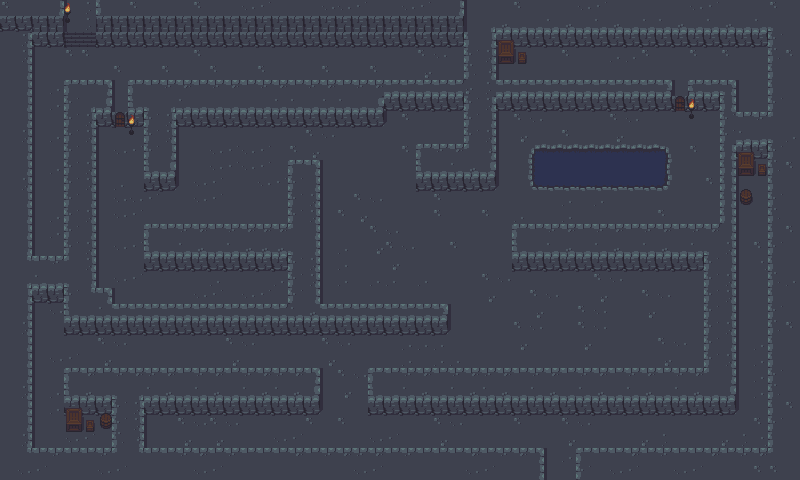

Rendered tile map (Tiled .tmx) drawn with the repository's tilesets; below, a short description and the map source with its tile grids summarised:
An orthogonal 50x30 tile map with 16x16 px tiles, 3 tile layers (Background, Walls, Ornamental), 2 tilesets.

<map version="1.0" orientation="orthogonal" renderorder="right-down" width="50" height="30" tilewidth="16" tileheight="16" nextobjectid="7">
 <tileset firstgid="1" name="dungeon_tiles_0" tilewidth="16" tileheight="16">
  <image source="dungeon_tiles_0.png" width="368" height="384" />
  <tile id="148">
   <properties>
    <property name="blocked" value="" />
   </properties>
  </tile>
  <tile id="149">
   <properties>
    <property name="blocked" value="" />
   </properties>
  </tile>
  <tile id="150">
   <properties>
    <property name="blocked" value="" />
   </properties>
  </tile>
  <tile id="171">
   <properties>
    <property name="blocked" value="" />
   </properties>
  </tile>
  <tile id="172">
   <properties>
    <property name="blocked" value="" />
   </properties>
  </tile>
  <tile id="173">
   <properties>
    <property name="blocked" value="" />
   </properties>
  </tile>
  <tile id="174">
   <properties>
    <property name="blocked" value="" />
   </properties>
  </tile>
 </tileset>
 <tileset firstgid="553" name="dungeon_tiles_compact_and_varied" tilewidth="16" tileheight="16">
  <image source="dungeon_tiles_compact_and_varied.png" width="336" height="104" />
  <tile id="0">
   <properties>
    <property name="blocked" value="" />
   </properties>
  </tile>
  <tile id="1">
   <properties>
    <property name="blocked" value="" />
   </properties>
  </tile>
  <tile id="2">
   <properties>
    <property name="blocked" value="" />
   </properties>
  </tile>
  <tile id="3">
   <properties>
    <property name="blocked" value="" />
   </properties>
  </tile>
  <tile id="4">
   <properties>
    <property name="blocked" value="" />
   </properties>
  </tile>
  <tile id="5">
   <properties>
    <property name="blocked" value="" />
   </properties>
  </tile>
  <tile id="6">
   <properties>
    <property name="blocked" value="" />
   </properties>
  </tile>
  <tile id="7">
   <properties>
    <property name="blocked" value="" />
   </properties>
  </tile>
  <tile id="12">
   <properties>
    <property name="blocked" value="" />
   </properties>
  </tile>
  <tile id="13">
   <properties>
    <property name="blocked" value="" />
   </properties>
  </tile>
  <tile id="14">
   <properties>
    <property name="blocked" value="" />
   </properties>
  </tile>
  <tile id="21">
   <properties>
    <property name="blocked" value="" />
   </properties>
  </tile>
  <tile id="25">
   <properties>
    <property name="blocked" value="" />
   </properties>
  </tile>
  <tile id="26">
   <properties>
    <property name="blocked" value="" />
   </properties>
  </tile>
  <tile id="28">
   <properties>
    <property name="blocked" value="" />
   </properties>
  </tile>
  <tile id="33">
   <properties>
    <property name="blocked" value="" />
   </properties>
  </tile>
  <tile id="34">
   <properties>
    <property name="blocked" value="" />
   </properties>
  </tile>
  <tile id="35">
   <properties>
    <property name="blocked" value="" />
   </properties>
  </tile>
  <tile id="42">
   <properties>
    <property name="blocked" value="" />
   </properties>
  </tile>
  <tile id="46">
   <properties>
    <property name="blocked" value="" />
   </properties>
  </tile>
  <tile id="47">
   <properties>
    <property name="blocked" value="" />
   </properties>
  </tile>
  <tile id="48">
   <properties>
    <property name="blocked" value="" />
   </properties>
  </tile>
  <tile id="49">
   <properties>
    <property name="blocked" value="" />
   </properties>
  </tile>
  <tile id="54">
   <properties>
    <property name="blocked" value="" />
   </properties>
  </tile>
  <tile id="55">
   <properties>
    <property name="blocked" value="" />
   </properties>
  </tile>
  <tile id="56">
   <properties>
    <property name="blocked" value="" />
   </properties>
  </tile>
  <tile id="63">
   <properties>
    <property name="blocked" value="" />
   </properties>
  </tile>
  <tile id="67">
   <properties>
    <property name="blocked" value="" />
   </properties>
  </tile>
  <tile id="68">
   <properties>
    <property name="blocked" value="" />
   </properties>
  </tile>
  <tile id="69">
   <properties>
    <property name="blocked" value="" />
   </properties>
  </tile>
  <tile id="70">
   <properties>
    <property name="blocked" value="" />
   </properties>
  </tile>
  <tile id="72">
   <properties>
    <property name="door" value="" />
   </properties>
  </tile>
  <tile id="80">
   <properties>
    <property name="blocked" value="" />
   </properties>
  </tile>
  <tile id="81">
   <properties>
    <property name="blocked" value="" />
   </properties>
  </tile>
  <tile id="84">
   <properties>
    <property name="blocked" value="" />
   </properties>
  </tile>
  <tile id="85">
   <properties>
    <property name="blocked" value="" />
   </properties>
  </tile>
  <tile id="86">
   <properties>
    <property name="blocked" value="" />
   </properties>
  </tile>
  <tile id="87">
   <properties>
    <property name="blocked" value="" />
   </properties>
  </tile>
  <tile id="88">
   <properties>
    <property name="blocked" value="" />
   </properties>
  </tile>
  <tile id="89">
   <properties>
    <property name="blocked" value="" />
   </properties>
  </tile>
  <tile id="91">
   <properties>
    <property name="blocked" value="" />
   </properties>
  </tile>
 </tileset>
 <layer name="Background" width="50" height="30">
  <data>[1500 cells, 1500 non-empty, 6 distinct tile ids]</data>
 </layer>
 <layer name="Walls" width="50" height="30">
  <data>[1500 cells, 1500 non-empty, 59 distinct tile ids]</data>
 </layer>
 <layer name="Ornamental" width="50" height="30">
  <data>[1500 cells, 24 non-empty, 10 distinct tile ids]</data>
 </layer>
</map>
